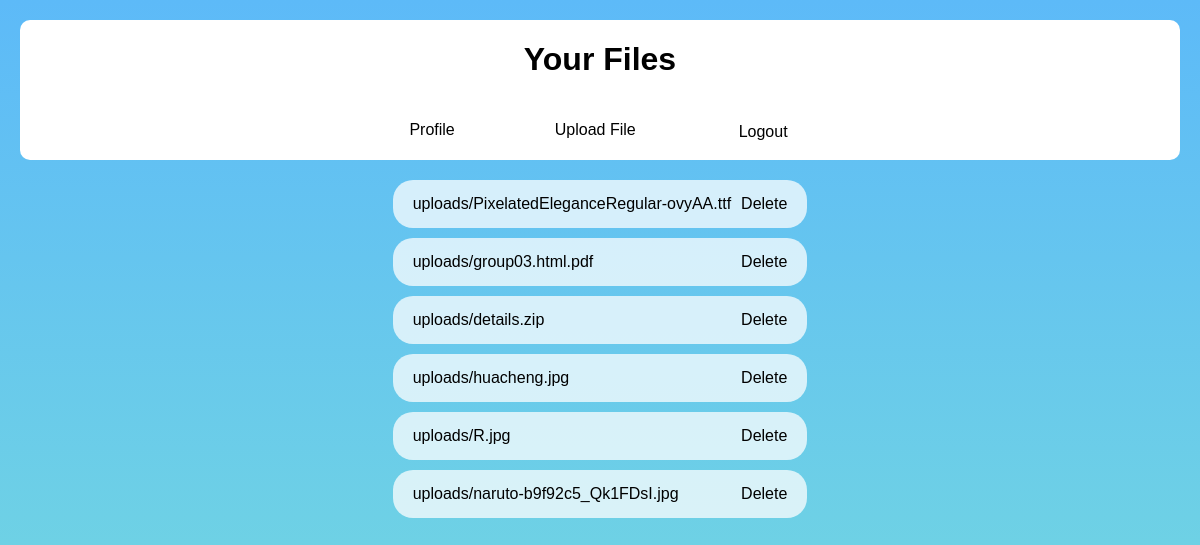
Screenshot of / (signed in) with the database file from the repository.
### storage/models.py (models this page shows, shortened)
class UploadedFile(models.Model):
    user = models.ForeignKey(User, on_delete=models.CASCADE)
    file = models.FileField(upload_to='uploads/')
    uploaded_at = models.DateTimeField(auto_now_add=True)

### storage/views.py (the view)
# urls.py: path('', storage_views.dashboard, name='dashboard'),
@login_required
def dashboard(request):
    files = UploadedFile.objects.filter(user=request.user)
    return render(request, 'storage/dashboard.html', {'files': files})

### storage/templates/storage/dashboard.html (shortened to what this page needs)
{% load static %}
<link rel="stylesheet" href="{% static 'styles.css' %}">
<body class="dashboard-page">
    <header id="dashboard-header">
        <h1>Your Files</h1>
        <div class="header-button">
            <a href="{% url 'profile' %}">Profile</a>
            <a href="{% url 'upload' %}">Upload File</a>
            <form method="POST" action="{% url 'logout' %}">
                <button type="submit">Logout</button>
            </form>
        </div>
    </header>
    <div id="file-grid">
        <ul>
            {% for f in files %}
            <li class="file-card">
                <a href="{{ f.file.url }}">{{ f.file.name }}</a>
                <a id="delete" href="{% url 'delete_file' f.id %}">Delete</a>
            </li>
            {% empty %}
            <li>No files uploaded yet.</li>
            {% endfor %}
        </ul>
    </div>
</body>

### storage/static/styles.css (style rules this page uses)
body { background: linear-gradient(to bottom, #5dbaf8, #76dcdc); align-items: center; justify-content: center; display: flex; margin: 0; font-family:'Trebuchet MS', 'Lucida Sans Unicode', 'Lucida Grande', 'Lucida Sans', Arial, sans-serif }
.dashboard-page { display: flex; flex-direction: column; align-items: center; padding: 20px; }
#dashboard-header { position: sticky; top: 0; display: flex; flex-direction: column; justify-content: space-between; background-color: white; width: 100%; align-items: center; border-radius: 10px; }
.header-button { display: flex; flex-direction: row; align-items: center; justify-content: space-between; gap: 100px; }
.header-button button { width: 100%; border: none; border-radius: 5px; margin-top: 20px; background-color: white; padding: 3px; font-size: 16px; cursor: pointer; }
.header-button a { text-decoration: none; color: black; font-size: 16px; cursor: pointer; }
#file-grid ul { list-style: none; padding: 0; width: 100%; max-width: 800px; margin-top: 20px; }
.file-card { display: flex; justify-content: space-between; align-items:center; padding: 15px 20px; margin-bottom: 10px; background-color: rgba(255, 255, 255, 0.736); border-radius: 20px; font-size: 16px; }
.file-card a { text-decoration: none; color: black; }
#delete { margin-left: 10px; }

### rows the page displays
UploadedFile: file.name "uploads/PixelatedEleganceRegular-ovyAA.ttf"
UploadedFile: file.name "uploads/group03.html.pdf"
UploadedFile: file.name "uploads/details.zip"
UploadedFile: file.name "uploads/huacheng.jpg"
UploadedFile: file.name "uploads/R.jpg"
UploadedFile: file.name "uploads/naruto-b9f92c5_Qk1FDsI.jpg"
